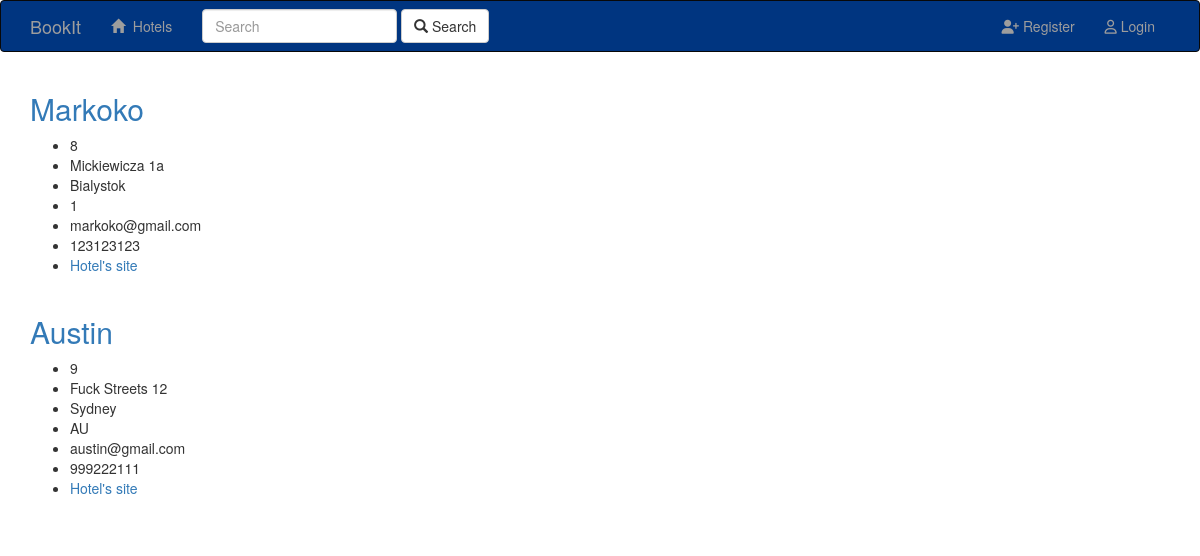
Before: /booking/hotels with the older database file.
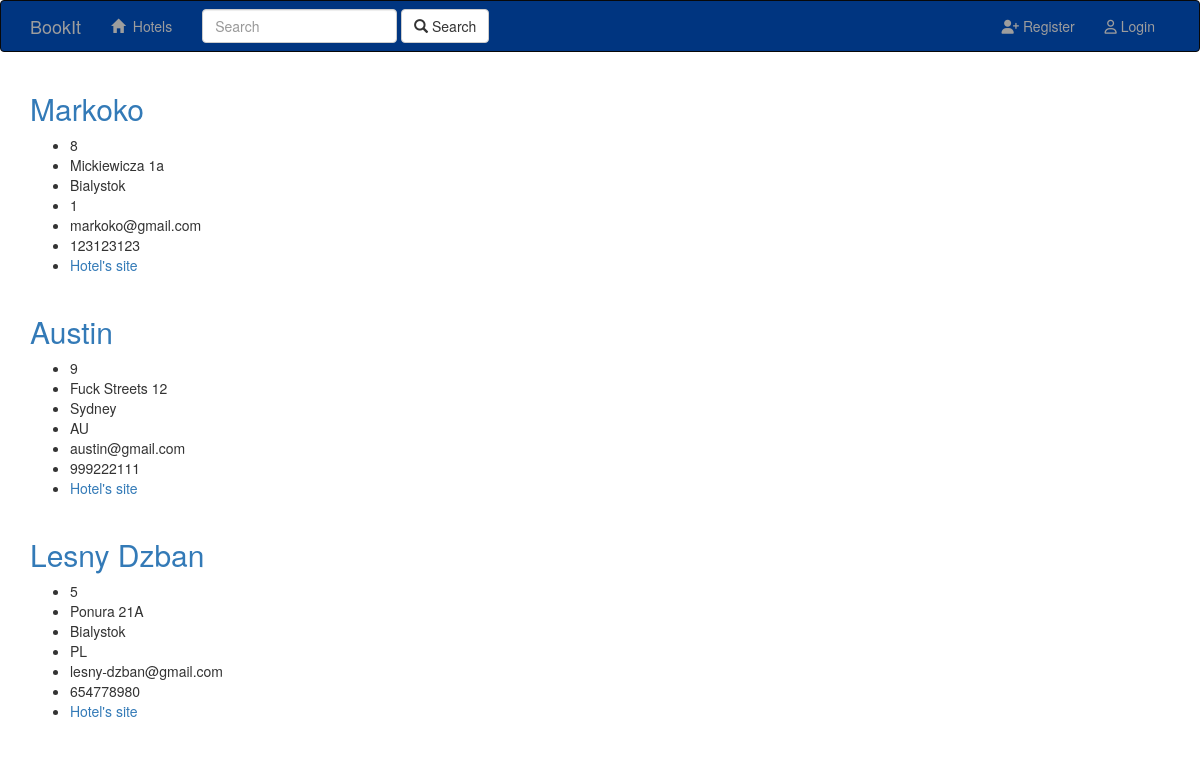
After: the same page with the newer database file.
### booking/models.py (models this page shows, shortened)
class Hotel(models.Model):
    hotel_chain = models.ForeignKey(Hotel_Chain, blank=True, null=True)
    country_code = CountryField(max_length=100)
    star_rating = models.PositiveIntegerField(validators=[MinValueValidator(1), MaxValueValidator(10)])
    name = models.CharField(max_length=30)
    email = models.EmailField(max_length=100)
    phone_regex = RegexValidator(regex=r'^\+?1?\d{9,15}$',
                                 message="Phone number must be entered in the format: '+999999999'")
    phone_number = models.CharField(max_length=20, validators=[phone_regex])
    address = models.CharField(max_length=100)
    """city = ChainedForeignKey(
        Country_Code,
        chained_field="country_code",
        chained_model_field="country_code",
        show_all=False,
        sort=True,
        auto_choose=True)"""
    city = models.CharField(max_length=50)
    url = models.URLField(validators=[URLValidator])

### booking/views.py (the view)
def hotels(request):
    hotels = None
    if ('q' in request.GET) and request.GET['q'].strip():
        query = request.GET['q']
        hotels = Hotel.objects.filter(name__icontains=query)
    else:
        hotels = Hotel.objects.all()
    context = {'hotels': hotels}
    return render(request, 'booking/hotels.html', context)

### booking/templates/booking/hotels.html
{% extends 'booking/base.html' %}
{%  block content %}
    {% if hotels %}
        {% for hotel in hotels %}
            <a href="{% url 'booking:hotel_detail' hotel.id %}"><h2>{{ hotel.name }}</h2></a>
            <ul>
                <li>{{ hotel.star_rating }}</li>
                <li>{{ hotel.address }}</li>
                <li>{{ hotel.city }}</li>
                <li>{{ hotel.country_code }}</li>
                <li>{{ hotel.email }}</li>
                <li>{{ hotel.phone_number }}</li>
                <li><a href="{{ hotel.url }}">Hotel's site</a> </li>
                <br>
            </ul>
        {% endfor %}
    {% else %}
        <h2>There is no hotels in database</h2>
    {% endif %}
{% endblock %}

### booking/templates/booking/base.html (shortened to what this page needs)
<!DOCTYPE html>
<html lang="en">
<head>
    {% load staticfiles %}
    {% include 'booking/bootstrap_css.html' %}
</head>
<body>
    {% include 'booking/navbar.html' %}
    <div class="container">
        <div id="content">
            {% block content %}
            {% endblock %}
        </div>
    </div>
</body>
</html>

### booking/templates/booking/bootstrap_css.html (shortened to what this page needs)
    <link rel="stylesheet" type="text/css" href="/static/css/base.css">
    <link rel="stylesheet" href="https://maxcdn.bootstrapcdn.com/bootstrap/3.3.6/css/bootstrap.min.css">

### booking/templates/booking/navbar.html (shortened to what this page needs)
<nav class="navbar navbar-inverse">
        <div class="container">
            <div class="navbar-header">
                <a class="navbar-brand" href="{% url 'booking:index' %}">BookIt</a>
            </div>
            <div class="collapse navbar-collapse" id="topNavBar">
                <ul class="nav navbar-nav">
                    <li class="">
                        <a href="{% url 'booking:hotels' %}">
                            <span class="glyphicon glyphicon-home" aria-hidden="true"></span>&nbsp; Hotels</a>
                    </li>
                </ul>
                <form class="navbar-form navbar-left" role="search" method="get" action="{% url 'booking:hotels' %}">
                    <div class="form-group">
                        <input type="text" class="form-control" name="q" value="{{ request.GET.q }}"
                               placeholder="Search">
                    </div>
                    <button type="submit" class="btn btn-default">
                        <span class="glyphicon glyphicon-search" aria-hidden="true"></span>
                        Search</button>
                </form>
                <ul class="nav navbar-nav navbar-right">
                    {% if request.user.is_authenticated %}
                    <li>
                        <h4 style="color: #7c90db; padding: 5px;">{{ user.username }}</h4>
                    </li>
                    <li>
                        <a href="{% url 'auth_logout' %}">
                            <i class="fa fa-user-times" aria-hidden="true"></i> Logout
                        </a>
                    </li>
                    {% else %}
                    <li>
                        <a href="{% url 'registration_register' %}">
                            <i class="fa fa-user-plus" aria-hidden="true"></i> Register
                        </a>
                    </li>
                    <li>
                        <a href="{% url 'auth_login' %}">
                            <i class="fa fa-user-o" aria-hidden="true"></i> Login
                        </a>
                    </li>
                    {% endif %}
                </ul>
            </div>
        </div>
</nav>

Changed rows visible on the page:
added Hotel: name "Lesny Dzban", star_rating "5", address "Ponura 21A", city "Bialystok", country_code "PL", email "lesny-dzban@gmail.com", phone_number "654778980"
